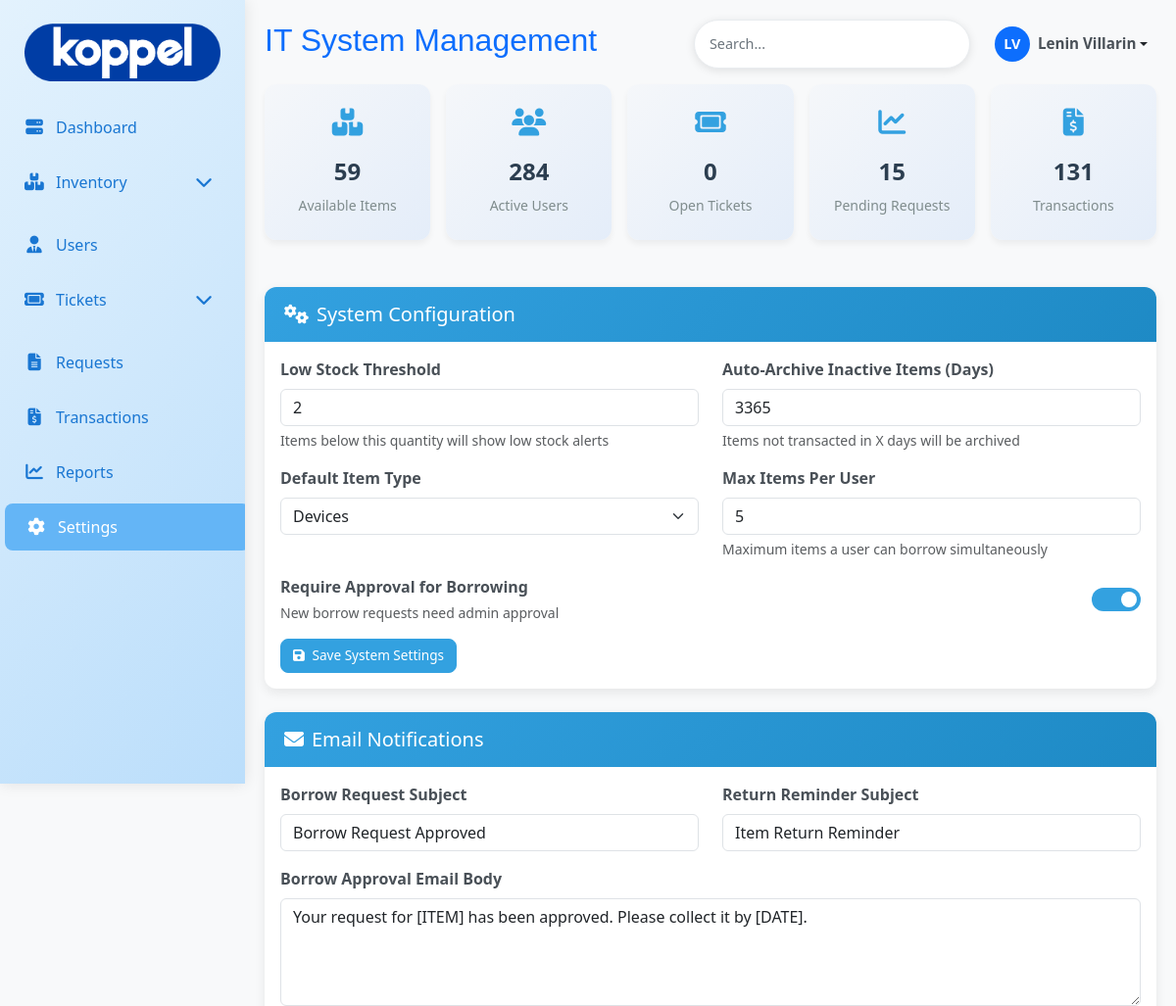
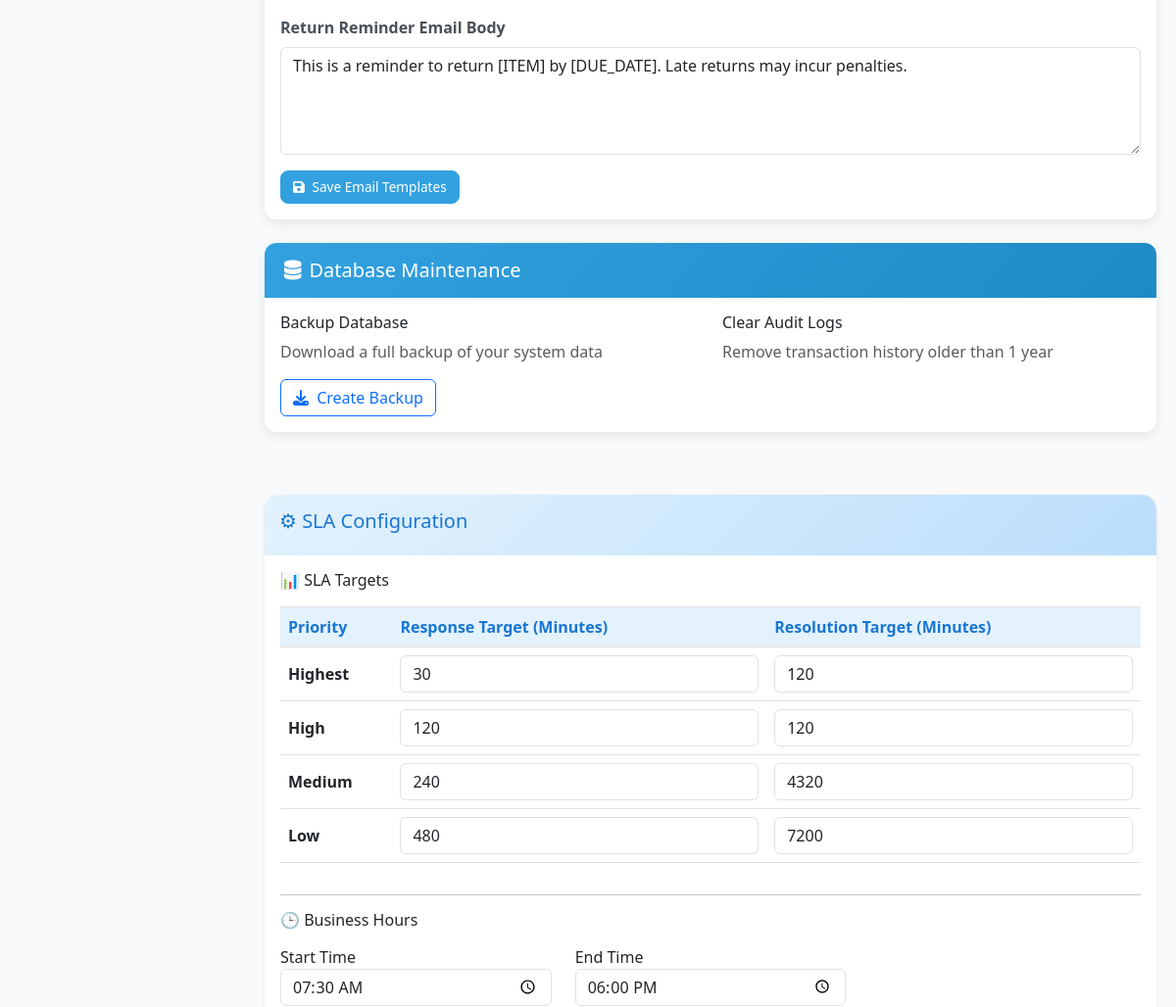
The app's page /admin/settings.php (signed in, upper part), older data (2 pictures, top to bottom).
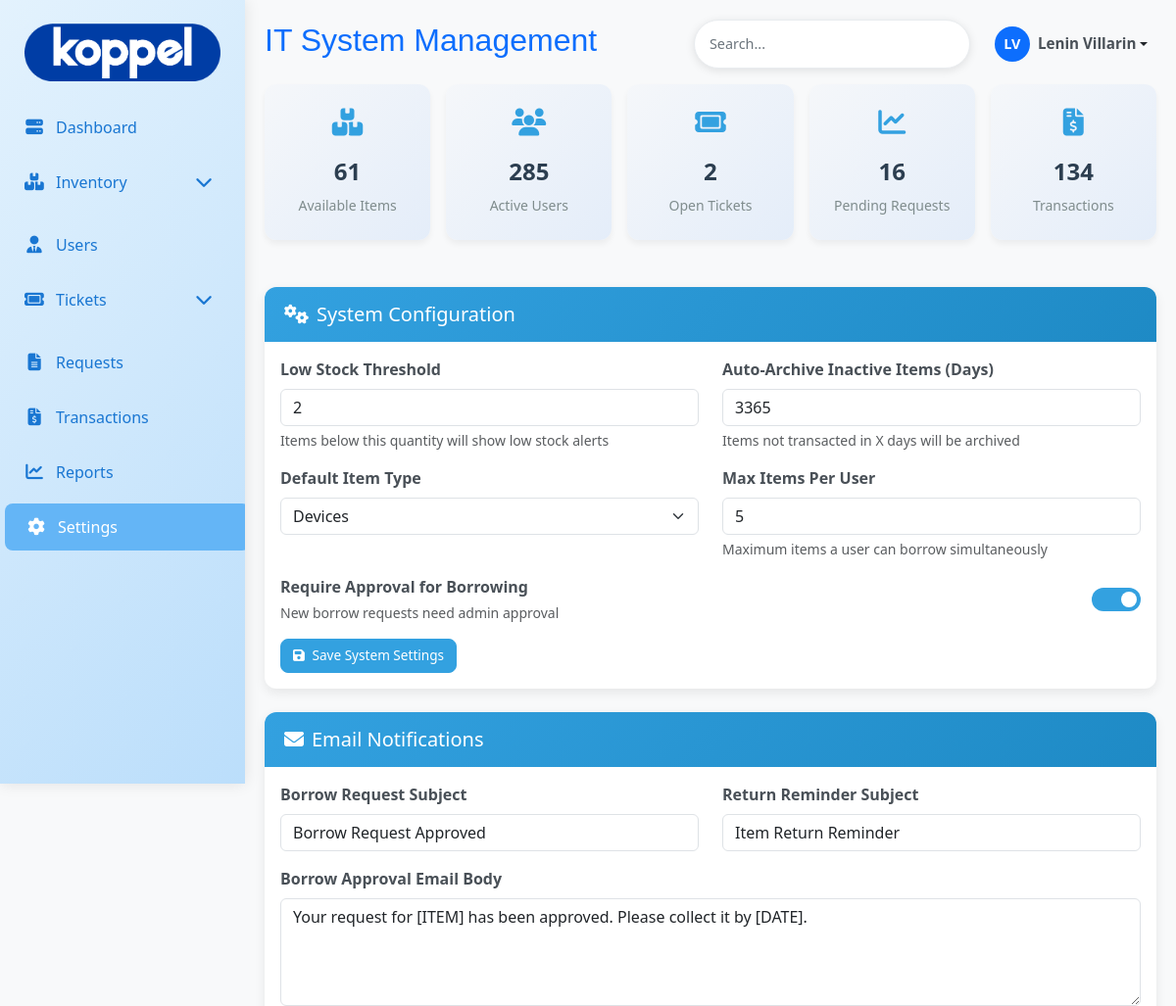
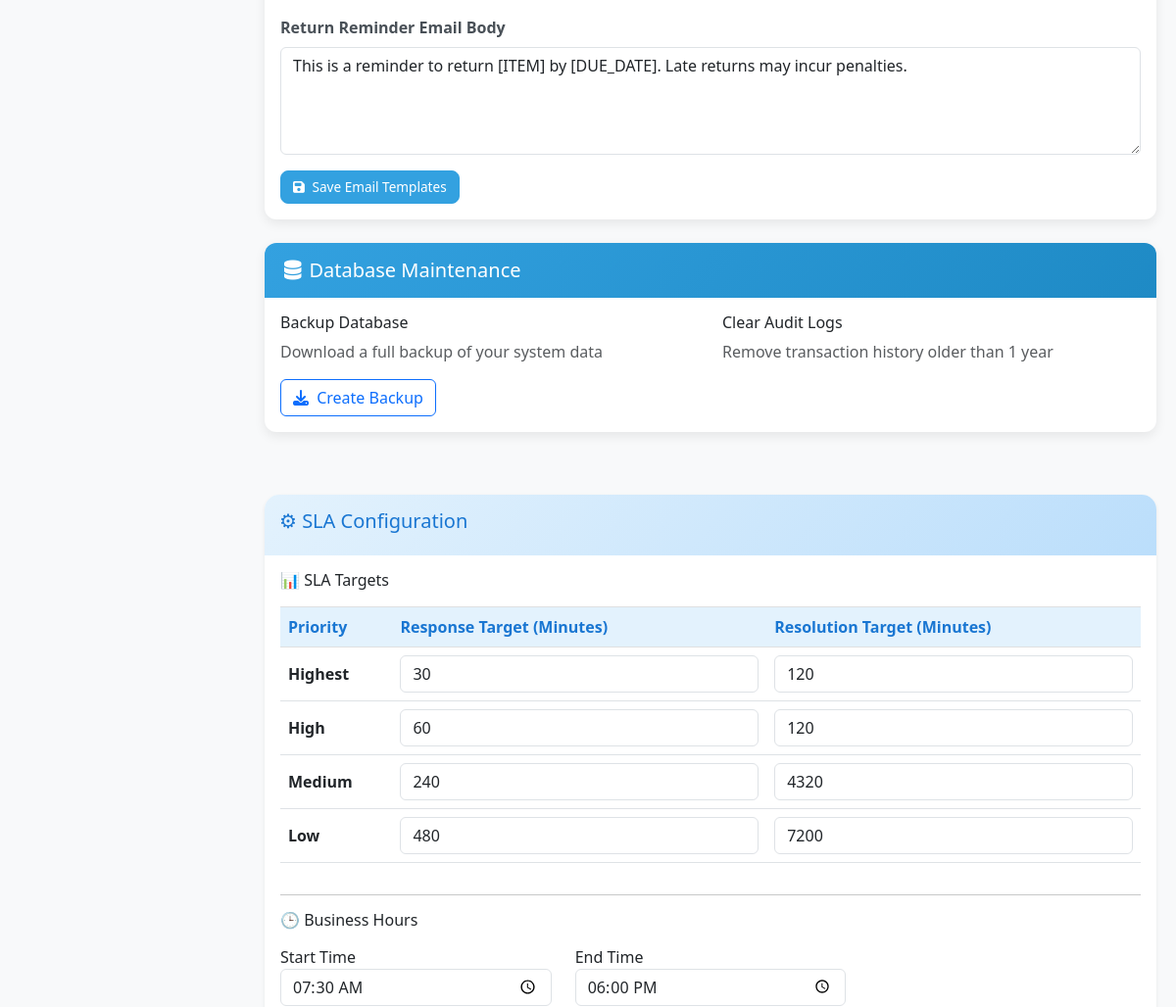
The same page, newer data (2 pictures, top to bottom).
### tables this page shows
CREATE TABLE `sla_settings` (
  `id` int(11) NOT NULL,
  `priority` varchar(50) NOT NULL,
  `response_minutes` int(11) NOT NULL,
  `resolution_minutes` int(11) NOT NULL,
  `updated_at` timestamp NOT NULL DEFAULT current_timestamp() ON UPDATE current_timestamp()
);

### admin/settings.php (the view, shortened to what the changed rows need)
<?php
include 'db/db.php';
?>
<!DOCTYPE html>
<html lang="en">
<head>
    <link href="https://cdn.jsdelivr.net/npm/bootstrap@5.3.0/dist/css/bootstrap.min.css" rel="stylesheet">
    <link rel="stylesheet" href="https://cdnjs.cloudflare.com/ajax/libs/font-awesome/6.4.0/css/all.min.css">
    <link rel="stylesheet" href="asset/css/main.css">
</head>
<body>
    <div class="main-content" id="mainContent">
       <?php include 'header.php'; ?>
    </div>
<?php
    $conn->query("
    CREATE TABLE IF NOT EXISTS business_hours (
        id INT PRIMARY KEY DEFAULT 1,
        start_time TIME NOT NULL DEFAULT '07:30:00',
        end_time TIME NOT NULL DEFAULT '18:00:00'
    )");
    $conn->query("
    INSERT IGNORE INTO business_hours (id,start_time,end_time)
    VALUES (1,'07:30:00','18:00:00')
    ");
    $conn->query("
    CREATE TABLE IF NOT EXISTS holidays (
        id INT AUTO_INCREMENT PRIMARY KEY,
        holiday_date DATE NOT NULL UNIQUE,
        description VARCHAR(255) NULL
    )");
    $slaResult = $conn->query("
    SELECT * FROM sla_settings
    ORDER BY FIELD(priority,'highest','high','medium','low')
    ");
    ?>
    <div class="main-content d-flex">
        <div class="content flex-grow-1">
            <div class="card shadow-sm mb-4">
            <div class="card-body">
            <form method="POST">
            <div class="table-responsive">
            <table class="table table-bordered align-middle">
            <thead class="table-light">
            <tr>
            <th>Priority</th>
            <th>Response Target (Minutes)</th>
            <th>Resolution Target (Minutes)</th>
            </tr>
            </thead>
            <tbody>
            <?php while ($row = $slaResult->fetch_assoc()): ?>
            <tr>
            <td><strong><?= ucfirst($row['priority']) ?></strong></td>
            <td>
            <input type="number"
            class="form-control"
            name="response[<?= $row['priority'] ?>]"
            value="<?= $row['response_minutes'] ?>"
            required>
            </td>
            <td>
            <input type="number"
            class="form-control"
            name="resolution[<?= $row['priority'] ?>]"
            value="<?= $row['resolution_minutes'] ?>"
            required>
            </td>
            </tr>
            <?php endwhile; ?>
            </tbody>
            </table>
            </div>
            </form>
            </div>
            </div>
        </div>
    </div>
</body>
</html>

### admin/header.php (shortened to what the changed rows need)
<div class="d-flex justify-content-between align-items-center mb-3">
    <h2 class="text-primary" style="font-family:  'Franklin Gothic Medium', 'Arial Narrow', Arial, sans-serif;">IT System Management</h2>
</div>
<?php
include 'db/db.php';
$itemCount = $conn->query("SELECT COUNT(*) as total FROM item_tb WHERE quantity >= 1")->fetch_assoc()['total'];
$userCount = $conn->query("SELECT COUNT(*) as total FROM user_tb WHERE is_active = 1")->fetch_assoc()['total'];
$transactionCount = $conn->query("SELECT COUNT(*) as total FROM transaction_tb")->fetch_assoc()['total'];
$requestCount = $conn->query("SELECT COUNT(*) as total FROM request_tb WHERE status = 'Pending'")->fetch_assoc()['total'];
$ticketCount = $conn->query("SELECT COUNT(*) as total FROM ticket_tb WHERE status != 'closed' && status != 'resolved' && status != 'canceled'")->fetch_assoc()['total'];
?>
<div class="row row-cols-1 row-cols-sm-2 row-cols-md-3 row-cols-xl-5 g-3">
    <div class="col">
        <a href="inventory.php" class="stats-card-link">
            <div class="card stats-card h-100">
                <i class="fas fa-boxes"></i>
                <h3><?= number_format($itemCount) ?></h3>
                <p>Available Items</p>
            </div>
        </a>
    </div>
    <div class="col">
        <a href="users.php" class="stats-card-link">
            <div class="card stats-card h-100">
                <i class="fas fa-users"></i>
                <h3><?= number_format($userCount) ?></h3>
                <p>Active Users</p>
            </div>
        </a>
    </div>
    <div class="col">
        <a href="tickets.php" class="stats-card-link">
            <div class="card stats-card h-100">
                <i class="fas fa-ticket"></i>
                <h3><?= number_format($ticketCount) ?></h3>
                <p>Open Tickets</p>
            </div>
        </a>
    </div>
    <div class="col">
        <a href="requests.php" class="stats-card-link">
            <div class="card stats-card h-100">
                <i class="fas fa-chart-line"></i>
                <h3><?= number_format($requestCount) ?></h3>
                <p>Pending Requests</p>
            </div>
        </a>
    </div>
    <div class="col">
        <a href="transactions.php" class="stats-card-link">
            <div class="card stats-card h-100">
                <i class="fas fa-file-invoice-dollar"></i>
                <h3><?= number_format($transactionCount) ?></h3>
                <p>Transactions</p>
            </div>
        </a>
    </div>
</div><br>
<link rel="stylesheet" href="asset/css/stats_card.css">

Row changes from the older to the newer data that the page shows:
changed sla_settings "High": response_minutes "120" → "60"
Text that changed along with them:
$itemCount: "59" → "61"
$userCount: "284" → "285"
$ticketCount: "0" → "2"
$requestCount: "15" → "16"
$transactionCount: "131" → "134"
